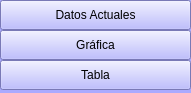
     <widget class="QWidget" name="Sensor1">
      <property name="geometry">
       <rect>
        <x>0</x>
        <y>0</y>
        <width>191</width>
        <height>93</height>
       </rect>
      </property>
      <property name="sizePolicy">
       <sizepolicy hsizetype="Expanding" vsizetype="Expanding">
        <horstretch>0</horstretch>
        <verstretch>0</verstretch>
       </sizepolicy>
      </property>
      <property name="styleSheet">
       <string notr="true">background-color: rgb(170, 170, 255);</string>
      </property>
      <attribute name="label">
       <string>Sensor Xiaomi</string>
      </attribute>
      <widget class="QPushButton" name="boton1_1">
       <property name="geometry">
        <rect>
         <x>0</x>
         <y>0</y>
         <width>191</width>
         <height>30</height>
        </rect>
       </property>
       <property name="sizePolicy">
        <sizepolicy hsizetype="Expanding" vsizetype="Expanding">
         <horstretch>0</horstretch>
         <verstretch>0</verstretch>
        </sizepolicy>
       </property>
       <property name="layoutDirection">
        <enum>Qt::LeftToRight</enum>
       </property>
       <property name="styleSheet">
        <string notr="true">QPushButton{
	border-radus:Spx;
}
QPushButton:hover{
	background-color:rgb(146, 142, 255);
}
</string>
       </property>
       <property name="text">
        <string>Datos Actuales</string>
       </property>
       <property name="icon">
        <iconset resource="logo.qrc">
         <normaloff>:/cct/iconos/numbered-list.png</normaloff>:/cct/iconos/numbered-list.png</iconset>
       </property>
      </widget>
      <widget class="QPushButton" name="boton1_2">
       <property name="geometry">
        <rect>
         <x>0</x>
         <y>30</y>
         <width>191</width>
         <height>30</height>
        </rect>
       </property>
       <property name="sizePolicy">
        <sizepolicy hsizetype="Expanding" vsizetype="Expanding">
         <horstretch>0</horstretch>
         <verstretch>0</verstretch>
        </sizepolicy>
       </property>
       <property name="styleSheet">
        <string notr="true">QPushButton{
	border-radus:Spx;
}
QPushButton:hover{
	background-color:rgb(146, 142, 255);
}

</string>
       </property>
       <property name="text">
        <string>Gráfica</string>
       </property>
       <property name="icon">
        <iconset resource="logo.qrc">
         <normaloff>:/cct/iconos/bar-graph-on-a-rectangle.png</normaloff>:/cct/iconos/bar-graph-on-a-rectangle.png</iconset>
       </property>
      </widget>
      <widget class="QPushButton" name="boton1_3">
       <property name="geometry">
        <rect>
         <x>0</x>
         <y>60</y>
         <width>191</width>
         <height>30</height>
        </rect>
       </property>
       <property name="sizePolicy">
        <sizepolicy hsizetype="Expanding" vsizetype="Expanding">
         <horstretch>0</horstretch>
         <verstretch>0</verstretch>
        </sizepolicy>
       </property>
       <property name="styleSheet">
        <string notr="true">QPushButton{
	border-radus:Spx;
}
QPushButton:hover{
	background-color:rgb(146, 142, 255);
}
</string>
       </property>
       <property name="text">
        <string>Tabla</string>
       </property>
       <property name="icon">
        <iconset resource="logo.qrc">
         <normaloff>:/cct/iconos/table-grid.png</normaloff>:/cct/iconos/table-grid.png</iconset>
       </property>
      </widget>
      <zorder>boton1_2</zorder>
      <zorder>boton1_3</zorder>
      <zorder>boton1_1</zorder>
     </widget>
